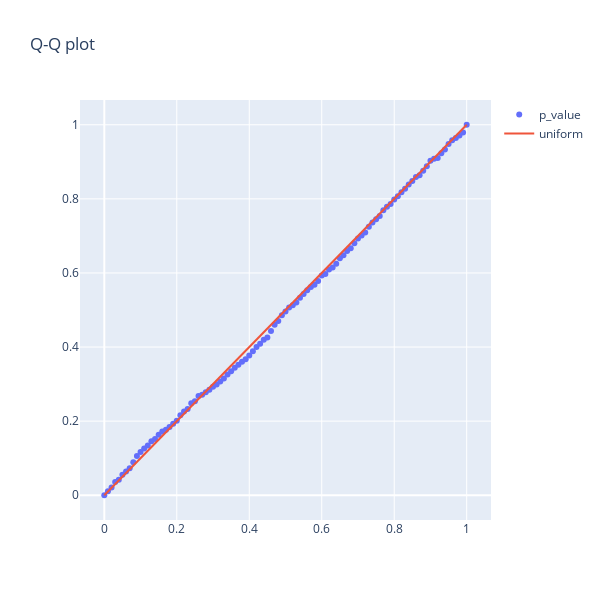

Notebook cell for this chart:
### Code cell
get_qq_plot(get_lin("lin", 0))
